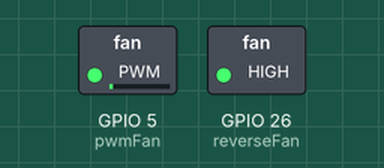
Recording of a program running on a simulated ESP32 board running MicroPython. Shown: switched loads named in the program (green lamp = pin HIGH). At 0.0 s the program stops and its outputs stay as they are.

Above: at 0.1 s.
Timing chart, 0 to 1.5 s (numbered marks = the images above):
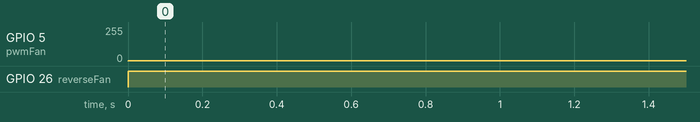

The program:

Propellor.py
```python
#todo Noise cancelation :-)
#Speaker = machine.Pin(25, machine.Pin.OUT,machine.Pin.PULL_UP)

import machine
# Speed
pwmFan = machine.PWM(machine.Pin(5))
#Direction
reverseFan = machine.Pin(26, machine.Pin.OUT)

#Set Direction
reverseFan.value(0)
#start at high speed
pwmFan.duty(100)
#Note : if fan does not work , then eith change the wire

pwmFan.duty(90)
#low speeds may not work
pwmFan.duty(50)

#very low speed stop
pwmFan.duty(10)

#Set other Direction
reverseFan.value(1)
#Now it works at 10 %
```

Measured:
- by itself, GPIO 5 (pwmFan): 0/255 → 2/255 at 0.00 s
- by itself, GPIO 26 (reverseFan): LOW → HIGH at 0.00 s
